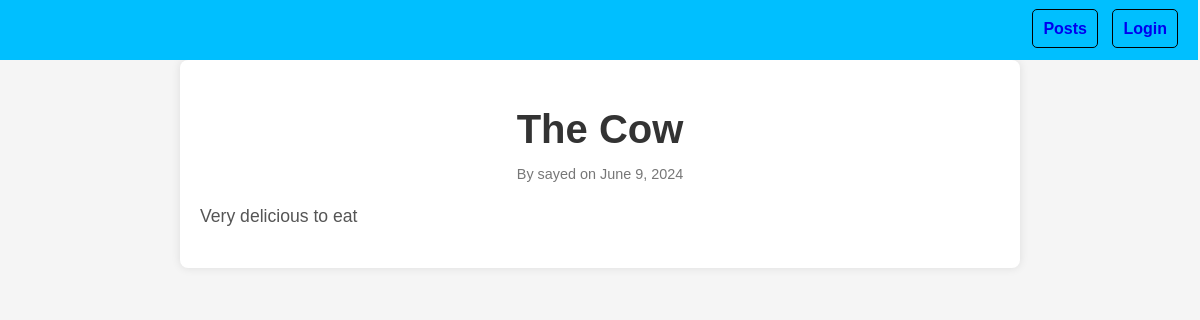
/posts/, run on an earlier commit of the app's database.
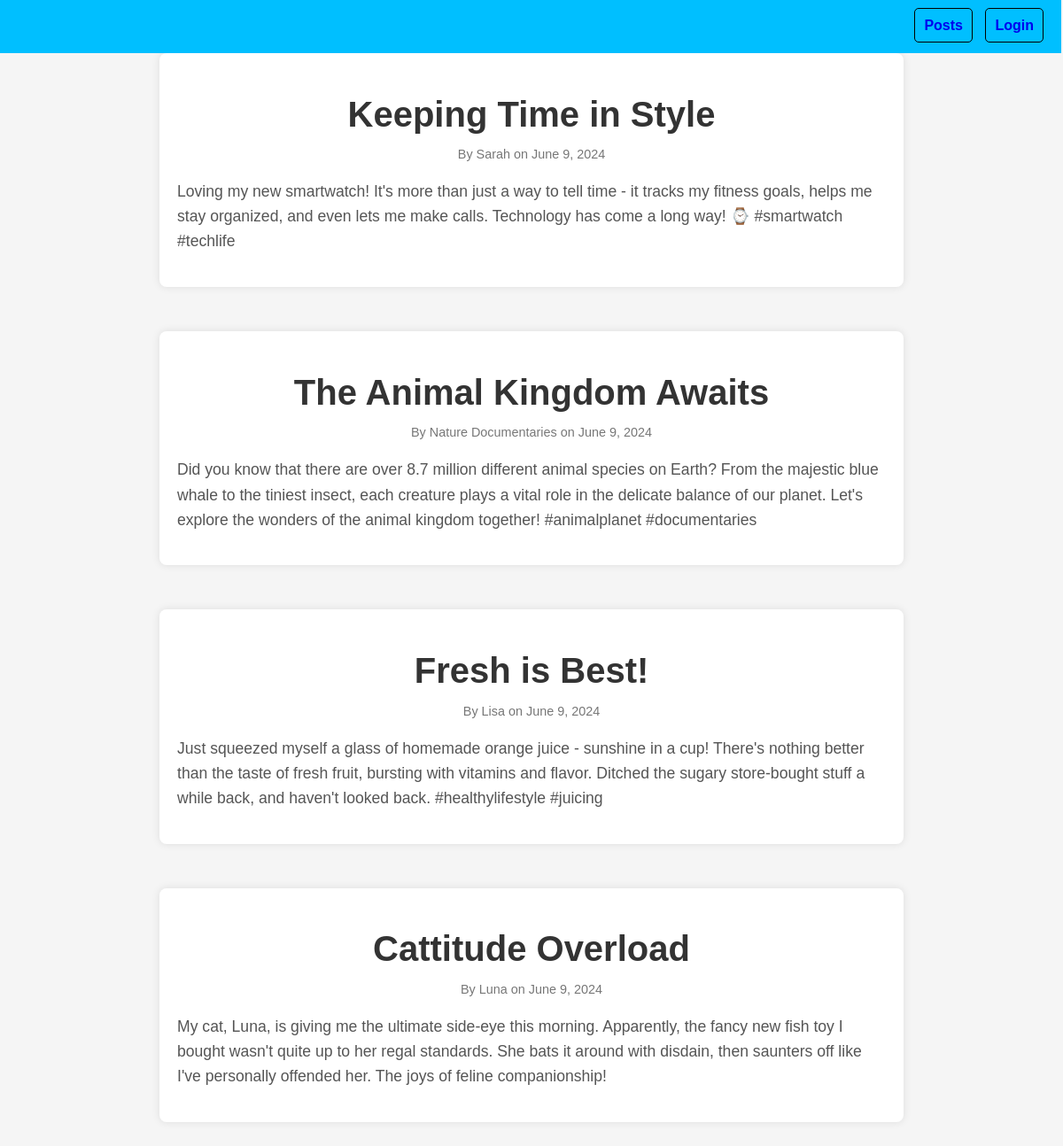
And on a later commit of the database.
### Posts/models.py (models this page shows)
class Post(models.Model):
    title=models.CharField(max_length=200)
    content=models.TextField()
    author=models.CharField(max_length=100)
    published_date=models.DateField(default=timezone.now)
    class Meta:
        db_table = 'posts'
        ordering=['-published_date']

### Posts/views.py (the view)
# urls.py: path('',views.PostView,name='view_post')
def PostView(request):
    data=Post.objects.all()
    return render(request,'post_view.html',{'posts':data})

### templates/post_view.html (shortened to what this page needs)
{% extends "base.html" %}
{% load static %}
{% block content %}
<link rel="stylesheet" href="{% static 'css/post_view.css' %}">
<div class="post-container">
{% for post in posts %}
<div class="container">
  <div class="post">
      <h1 id="post-title">{{post.title}}</h1>
      <p class="post-meta">By <span id="post-author">{{post.author}}</span> on <span id="post-date">{{post.published_date}}</span></p>
      <div id="post-content">
          <p>{{post.content}}</p>
      </div>
  </div>
</div>
{% endfor %}
</div>
{% endblock content %}

### templates/base.html (shortened to what this page needs)
{% load static %}
<!DOCTYPE html>
<html lang="en">
<head>
    {% block style %}
    <link rel="stylesheet" href='{% static "css/base.css" %}'>
    {% endblock style %}
</head>
<body>
    <nav class="navBar">
        <div class="links">
            <a href='{% url "view_post" %}'>Posts</a>
            {% if request.user.is_authenticated %}
              <a href="{% url 'logout_page' %}">Logout</a>
            {% else %}
            <a href="{% url 'login_page' %}">Login</a>
            {% endif %}
        </div>
    </nav>
    {% block content %}
    {% endblock content %}
</body>
</html>

### static/css/base.css (style rules this page uses)
.navBar { padding: 0px; position: absolute; top: 0px; right:2px; background-color: deepskyblue; width: 100%; text-align: right; height: 60px; }
.links { display: inline-block; margin-right: 10px; margin-top: 10px; padding: 10px; justify-content: space-between; }
.links a { margin-left: 10px; text-decoration: none; font-weight: bold; border: 1px solid black; padding: 10px; border-radius: 5px; }

### static/css/post_view.css (style rules this page uses)
body { font-family: 'Arial', sans-serif; margin: 0; padding: 0; background-color: #f5f5f5; }
.container { max-width: 800px; margin: 50px auto; padding: 20px; background-color: #fff; box-shadow: 0 0 10px rgba(0, 0, 0, 0.1); border-radius: 8px; word-wrap: break-word; }
.post-container { margin-top: 5%; }
.post { text-align: center; }
#post-title { font-size: 2.5em; margin-bottom: 10px; color: #333; }
.post-meta { font-size: 0.9em; color: #777; }
#post-content { text-align: left; margin-top: 20px; font-size: 1.1em; line-height: 1.6; color: #555; }

What changed in the data, as far as the page shows it:
changed Post: title "The Cow" → "Keeping Time in Style"; author "sayed" → "Sarah"; content "Very delicious to eat" → "Loving my new smartwatch! It's more than just a way to tell time - it tracks my fitness goals, helps me stay organized, and even lets me make calls. Technology has come a long way! ⌚️ #smartwatch #techlife"
added Post: title "The Animal Kingdom Awaits", author "Nature Documentaries", published_date "June 9, 2024", content "Did you know that there are over 8.7 million different animal species on Earth? From the majestic blue whale to the tiniest insect, each creature plays a vital role in the delicate balance of our planet. Let's explore the wonders of the animal kingdom together! #animalplanet #documentaries"
added Post: title "Fresh is Best!", author "Lisa", published_date "June 9, 2024", content "Just squeezed myself a glass of homemade orange juice - sunshine in a cup! There's nothing better than the taste of fresh fruit, bursting with vitamins and flavor. Ditched the sugary store-bought stuff a while back, and haven't looked back. #healthylifestyle #juicing"
added Post: title "Cattitude Overload", author "Luna", published_date "June 9, 2024", content "My cat, Luna, is giving me the ultimate side-eye this morning. Apparently, the fancy new fish toy I bought wasn't quite up to her regal standards. She bats it around with disdain, then saunters off like I've personally offended her. The joys of feline companionship!"
